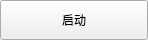
<?xml version="1.0" encoding="UTF-8"?>
<ui version="4.0">
 <class>MultiFuncBtn</class>
 <widget class="QWidget" name="MultiFuncBtn">
  <property name="geometry">
   <rect>
    <x>0</x>
    <y>0</y>
    <width>148</width>
    <height>40</height>
   </rect>
  </property>
  <property name="windowTitle">
   <string>Form</string>
  </property>
  <widget class="QPushButton" name="btnRun">
   <property name="geometry">
    <rect>
     <x>0</x>
     <y>0</y>
     <width>148</width>
     <height>40</height>
    </rect>
   </property>
   <property name="text">
    <string>启动</string>
   </property>
  </widget>
  <widget class="QPushButton" name="btnInstall">
   <property name="geometry">
    <rect>
     <x>0</x>
     <y>41</y>
     <width>148</width>
     <height>40</height>
    </rect>
   </property>
   <property name="text">
    <string>安装</string>
   </property>
  </widget>
  <widget class="QPushButton" name="btnUpdate">
   <property name="geometry">
    <rect>
     <x>0</x>
     <y>82</y>
     <width>148</width>
     <height>40</height>
    </rect>
   </property>
   <property name="text">
    <string>升级</string>
   </property>
  </widget>
  <widget class="QPushButton" name="btnUninstall">
   <property name="geometry">
    <rect>
     <x>0</x>
     <y>123</y>
     <width>148</width>
     <height>40</height>
    </rect>
   </property>
   <property name="text">
    <string>卸载</string>
   </property>
  </widget>
 </widget>
 <resources/>
 <connections/>
</ui>
